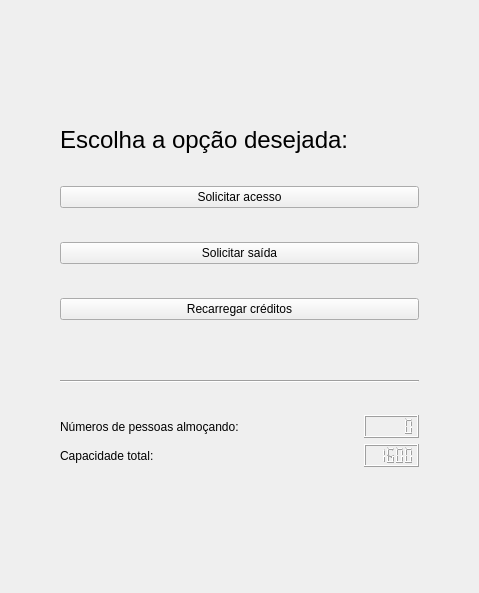
<?xml version="1.0" encoding="UTF-8"?>
<ui version="4.0">
 <class>OptionsHandler</class>
 <widget class="QWidget" name="OptionsHandler">
  <property name="windowModality">
   <enum>Qt::NonModal</enum>
  </property>
  <property name="geometry">
   <rect>
    <x>0</x>
    <y>0</y>
    <width>479</width>
    <height>593</height>
   </rect>
  </property>
  <property name="sizePolicy">
   <sizepolicy hsizetype="Fixed" vsizetype="Minimum">
    <horstretch>0</horstretch>
    <verstretch>0</verstretch>
   </sizepolicy>
  </property>
  <property name="acceptDrops">
   <bool>false</bool>
  </property>
  <property name="windowTitle">
   <string>Form</string>
  </property>
  <property name="autoFillBackground">
   <bool>false</bool>
  </property>
  <layout class="QVBoxLayout" name="verticalLayout_3">
   <property name="leftMargin">
    <number>60</number>
   </property>
   <property name="topMargin">
    <number>100</number>
   </property>
   <property name="rightMargin">
    <number>60</number>
   </property>
   <property name="bottomMargin">
    <number>100</number>
   </property>
   <item>
    <spacer name="verticalSpacer_7">
     <property name="orientation">
      <enum>Qt::Vertical</enum>
     </property>
     <property name="sizeHint" stdset="0">
      <size>
       <width>20</width>
       <height>14</height>
      </size>
     </property>
    </spacer>
   </item>
   <item>
    <layout class="QHBoxLayout" name="horizontalLayout_3">
     <item>
      <widget class="QLabel" name="label">
       <property name="font">
        <font>
         <pointsize>18</pointsize>
        </font>
       </property>
       <property name="text">
        <string>Escolha a opção desejada:</string>
       </property>
      </widget>
     </item>
     <item>
      <spacer name="horizontalSpacer_3">
       <property name="orientation">
        <enum>Qt::Horizontal</enum>
       </property>
       <property name="sizeHint" stdset="0">
        <size>
         <width>68</width>
         <height>20</height>
        </size>
       </property>
      </spacer>
     </item>
    </layout>
   </item>
   <item>
    <spacer name="verticalSpacer">
     <property name="orientation">
      <enum>Qt::Vertical</enum>
     </property>
     <property name="sizeHint" stdset="0">
      <size>
       <width>20</width>
       <height>5</height>
      </size>
     </property>
    </spacer>
   </item>
   <item>
    <layout class="QVBoxLayout" name="verticalLayout">
     <item>
      <layout class="QHBoxLayout" name="horizontalLayout_4">
       <item>
        <widget class="QPushButton" name="accessRequest">
         <property name="text">
          <string>Solicitar acesso</string>
         </property>
        </widget>
       </item>
      </layout>
     </item>
     <item>
      <spacer name="verticalSpacer_5">
       <property name="orientation">
        <enum>Qt::Vertical</enum>
       </property>
       <property name="sizeHint" stdset="0">
        <size>
         <width>17</width>
         <height>28</height>
        </size>
       </property>
      </spacer>
     </item>
     <item>
      <layout class="QHBoxLayout" name="horizontalLayout_5">
       <item>
        <widget class="QPushButton" name="outRequest">
         <property name="text">
          <string>Solicitar saída</string>
         </property>
        </widget>
       </item>
      </layout>
     </item>
     <item>
      <spacer name="verticalSpacer_3">
       <property name="orientation">
        <enum>Qt::Vertical</enum>
       </property>
       <property name="sizeHint" stdset="0">
        <size>
         <width>17</width>
         <height>28</height>
        </size>
       </property>
      </spacer>
     </item>
     <item>
      <layout class="QHBoxLayout" name="horizontalLayout_6">
       <item>
        <widget class="QPushButton" name="recharge">
         <property name="text">
          <string>Recarregar créditos</string>
         </property>
        </widget>
       </item>
      </layout>
     </item>
     <item>
      <spacer name="verticalSpacer_4">
       <property name="orientation">
        <enum>Qt::Vertical</enum>
       </property>
       <property name="sizeHint" stdset="0">
        <size>
         <width>17</width>
         <height>28</height>
        </size>
       </property>
      </spacer>
     </item>
     <item>
      <layout class="QHBoxLayout" name="horizontalLayout_7"/>
     </item>
    </layout>
   </item>
   <item>
    <spacer name="verticalSpacer_2">
     <property name="orientation">
      <enum>Qt::Vertical</enum>
     </property>
     <property name="sizeHint" stdset="0">
      <size>
       <width>20</width>
       <height>0</height>
      </size>
     </property>
    </spacer>
   </item>
   <item>
    <widget class="Line" name="line">
     <property name="orientation">
      <enum>Qt::Horizontal</enum>
     </property>
    </widget>
   </item>
   <item>
    <spacer name="verticalSpacer_6">
     <property name="orientation">
      <enum>Qt::Vertical</enum>
     </property>
     <property name="sizeHint" stdset="0">
      <size>
       <width>20</width>
       <height>5</height>
      </size>
     </property>
    </spacer>
   </item>
   <item>
    <layout class="QVBoxLayout" name="verticalLayout_2">
     <item>
      <layout class="QHBoxLayout" name="horizontalLayout_2">
       <item>
        <widget class="QLabel" name="label_2">
         <property name="text">
          <string>Números de pessoas almoçando:</string>
         </property>
        </widget>
       </item>
       <item>
        <spacer name="horizontalSpacer_2">
         <property name="orientation">
          <enum>Qt::Horizontal</enum>
         </property>
         <property name="sizeHint" stdset="0">
          <size>
           <width>48</width>
           <height>20</height>
          </size>
         </property>
        </spacer>
       </item>
       <item>
        <widget class="QLCDNumber" name="lcdNumber">
         <property name="sizePolicy">
          <sizepolicy hsizetype="Fixed" vsizetype="Fixed">
           <horstretch>0</horstretch>
           <verstretch>0</verstretch>
          </sizepolicy>
         </property>
         <property name="smallDecimalPoint">
          <bool>true</bool>
         </property>
        </widget>
       </item>
      </layout>
     </item>
     <item>
      <layout class="QHBoxLayout" name="horizontalLayout">
       <item>
        <widget class="QLabel" name="label_3">
         <property name="text">
          <string>Capacidade total:</string>
         </property>
        </widget>
       </item>
       <item>
        <spacer name="horizontalSpacer">
         <property name="orientation">
          <enum>Qt::Horizontal</enum>
         </property>
         <property name="sizeHint" stdset="0">
          <size>
           <width>78</width>
           <height>20</height>
          </size>
         </property>
        </spacer>
       </item>
       <item>
        <widget class="QLCDNumber" name="lcdNumber_2">
         <property name="sizePolicy">
          <sizepolicy hsizetype="Fixed" vsizetype="Fixed">
           <horstretch>0</horstretch>
           <verstretch>0</verstretch>
          </sizepolicy>
         </property>
         <property name="smallDecimalPoint">
          <bool>true</bool>
         </property>
         <property name="intValue" stdset="0">
          <number>1600</number>
         </property>
        </widget>
       </item>
      </layout>
     </item>
    </layout>
   </item>
   <item>
    <spacer name="verticalSpacer_8">
     <property name="orientation">
      <enum>Qt::Vertical</enum>
     </property>
     <property name="sizeHint" stdset="0">
      <size>
       <width>20</width>
       <height>15</height>
      </size>
     </property>
    </spacer>
   </item>
  </layout>
  <zorder>line</zorder>
  <zorder>verticalSpacer</zorder>
  <zorder>verticalSpacer_2</zorder>
  <zorder>verticalSpacer_6</zorder>
  <zorder>verticalSpacer_7</zorder>
  <zorder>verticalSpacer_8</zorder>
 </widget>
 <resources/>
 <connections/>
</ui>
